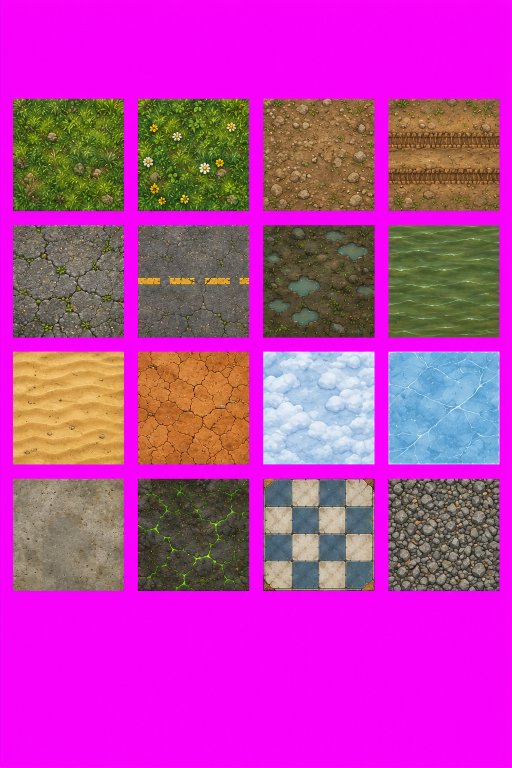
#> input picture Pustosh_GameDev_Package 2/source_sheets/s06_tiles.png, 1024 x 1536 px, given in place of s00_icons_first.png, which was not available (shown at 1/2 size)
$ python cutter.py '../../Pustosh_GameDev_Package 2/source_sheets/s06_tiles.png' '../../Pustosh_GameDev_Package 2/source_sheets/s08_interior.png'
#> lines starting #> are read from the running program, lines starting #| are printed output that depends on the picture; after the words box and inside, x2 and y2 are one past the last pixel; in counts of white or black regions, pixels touching at a corner belong together; pictures that were not available may be replaced by others from this repository, and a replacement may not be noted
"""Нарезка всех листов «Пустоши» на отдельные спрайты.
Запуск: python3 -I cutter.py <src_dir> <out_dir>
"""
import os, sys, json
import numpy as np
from PIL import Image, ImageDraw, ImageFont
from scipy import ndimage

SRC, OUT = sys.argv[1], sys.argv[2]
FONT = ImageFont.truetype('/usr/share/fonts/truetype/dejavu/DejaVuSans.ttf', 12)

# ---------------------------------------------------------------- names
def grid(rows, cols, row_names, col_names, overrides=None):
#> called with rows = 5, cols = 10
    out = []
    for r, rn in enumerate(row_names):
        for c, cn in enumerate(col_names):
            n = (overrides or {}).get((r, c), cn)
            out.append(f'{rn}_{n}' if rn else n)
#> in load, im is the input picture: PIL image 1024x1536 RGB; mean R, G, B 185.2, 61.4, 168.5
    return out

ICONS_FIRST = ['planks','scrap_metal','copper_ore','steel_ingot','canned_food','water_bottle','bandage','medkit',
               'bow','makeshift_pistol_alt','gas_mask','small_backpack']
ICONS_FIRST = ['stone_axe_alt','stone_pickaxe_alt','rusty_wrench_alt','hunting_knife_alt'] + ICONS_FIRST

TOOLS = ['axe_scrap','axe_copper','axe_steel','axe_titanium','pickaxe_scrap','pickaxe_copper','pickaxe_steel','pickaxe_titanium',
 'shovel_wooden','shovel_steel','hammer_builder','hammer_claw','wrench','knife_hunting','knife_skinning_titanium','flashlight',
 'lantern','fishing_rod','canteen','repair_kit','duct_tape','bucket','binoculars','lockpicks','hand_drill']
WEAPONS = ['club_OLD','spear_stone','slingshot','bat_nails','machete','crossbow','pistol_pipe','fire_axe','knuckles_shock',
 'pistol_OLD','shotgun_sawedoff','sledgehammer','sword_steel','shotgun_pump','rifle_hunting_OLD','molotov','grenade',
 'katana_titanium','baton_electric','assault_rifle','sniper_rifle_OLD','flamethrower','plasma_cutter','railgun','energy_rifle']
RESOURCES = ['log','sticks','fiber','stone','clay_OLD','peat','bones','hide','fur','copper_ingot','steel_plates','titanium_ore',
 'titanium_ingot','sand','sulfur','coal','crude_oil','uranium','circuit_board','rags','plastic_OLD','rubber','copper_wire',
 'battery','nails_bolts']
FOOD = ['meat_raw','meat_grilled','fish_raw','fish_grilled','berries','mushrooms','potato','carrot','beans_can','ration',
 'chocolate','honey','water_dirty','water_clean','soda_OLD','coffee','painkillers','antibiotics','antirad','stimulant',
 'splint_OLD','herbal_poultice','disinfectant','antidote_OLD','first_aid_bag']
CLOTHING = ['shirt_ragged','jacket_leather','jacket_winter','robe_desert','hazmat_suit','vest_armor','pants_cargo',
 'pants_winter','sneakers','boots_combat','boots_snow','hat_fur','hat_sun','helmet','respirator','backpack_hiking_OLD',
 'backpack_military','mod_scope','mod_silencer','mod_ext_mag','mod_stock','mod_flashlight_OLD','mod_armor_plate',
 'mod_insulation','ammo_box']
REPL = ['club_wooden','rifle_hunting','sniper_rifle','pistol','clay','plastic',
        'soda','splint','antidote','backpack_hiking','mod_flashlight',
        'bear_trap_closed','turret_head_mg','manhole','hydrant','bus_stop','well',
        'outhouse','gas_kiosk','fishing_hut','guardrail','concrete_barrier','boardwalk']
WALL_MAT = ['wood','logs','brick','steel','concrete']
WALL_PIECE = ['face','top_cap','window','window_boarded','door_opening','door','floor','fence','damage_overlay','rubble']
INTERIOR = ['crate_wood_closed','crate_wood_open','crate_military_closed','crate_military_open','locker','wardrobe',
 'drawers','fridge','safe','dead_backpack','stove','kitchen_sink','table','chair_broken','sofa','bed','bookshelf','tv',
 'office_desk','medical_cabinet','bathtub','toilet','trash_can','cardboard_boxes','tires','campfire_unlit','campfire_coals',
 'workbench_1','workbench_2','workbench_3','forge','smelter','sewing_table','chem_table','gun_bench','generator',
 'electric_bench','repair_pit','garden_empty','garden_sprouts','garden_ripe','rain_barrel','water_purifier','chest_wood',
 'chest_metal','bed_pallets','sleeping_bag','base_core','outpost_beacon','cooking_station']
DEFENSE = ['stakes','spike_barricade','floor_spikes','barbed_wire','bear_trap_open','bear_trap_closed_OLD','tripwire',
 'barrel_explosive','electric_fence','electric_post','sandbags','barricade_doors','watchtower','searchlight','alarm_bell',
 'landmine','fire_trap','turret_base','turret_head_mg_OLD','turret_head_energy','dart_trap','blade_trap','pit_trap',
 'gate_spiked','turret_destroyed']
SUBURB = ['pine','pine_stump','birch','birch_stump','oak','dead_tree','bush_berries','bush_picked','tall_grass','log_fallen',
 'boulder','boulder_mined','rock_remains','scrap_pile','car_hatchback','car_frame','tractor','bus_stop_OLD','fence_picket',
 'well_OLD','outhouse_OLD','scarecrow','greenhouse','power_pole','road_sign']
SWAMP = ['willow','swamp_tree_dead','cattails','lily_pads','peat_mound','clay_deposit','copper_rock','copper_rock_mined',
 'boulder_mossy','mushrooms_glow','fuel_pump','gas_kiosk_OLD','trailer','truck_cab','tires_pile','toxic_barrels',
 'boardwalk_OLD','rowboat','fishing_hut_OLD','guardrail_OLD','concrete_barrier_OLD','drain_pipe','animal_skeleton',
 'motel_sign','fallen_tree_water']
CITY = ['tree_planter','hedge','street_lamp','traffic_light_fallen','car_burnt','patrol_car','bus','ambulance','rubble',
 'building_collapsed','apartment_entrance','shop_front','kiosk','vending_machine','phone_booth','dumpster','bench',
 'hydrant_OLD','road_barriers','checkpoint_tent','manhole_OLD','shopping_cart','billboard','garbage_bags','scrap_pile']
DESERT = ['dry_bush','cactus','sandstone','sulfur_rock','sulfur_rock_mined','coal_rock','coal_rock_mined','oil_seep',
 'pumpjack','drill_rig','excavator','dump_truck','conveyor','mine_cart','mine_entrance','power_tower','water_tower',
 'animal_skull','dune','container','tent','plane_wreck','tumbleweed','explosives_crate','windmill']
TUNDRA = ['spruce','spruce_stump','frozen_tree','boulder','boulder_mined','titanium_rock','titanium_rock_mined',
 'bush_berries','bush_picked','ice_shards','snowdrift','tent_military','truck_wreck','apc_wreck','radar_dish',
 'weather_mast','bunker_entrance','lab_door','fuel_barrels','snowmobile','barbed_fence','watchtower','cabin','icicles',
 'specimen_tank']
EPICENTER = ['mutant_tree','mutant_stump','crystals','crystals_harvested','uranium_rock','uranium_rock_mined',
 'molten_rock','cooling_tower','pipes','lab_module','containment_tank','robot_arm','server_rack','science_desk',
 'decon_shower','rad_sign','hazmat_locker','car_melted','monorail','statue','transformer','satellite_dish','cables',
 'glow_fungus','vault_door']
HERO = ['ref_idle','ref_walk','head_neutral','head_hurt','head_blink','torso','backpack','pelvis','upper_arm',
 'forearm_open','forearm_fist','thigh','shin_boot','head_helmet','head_gasmask','head_furhat']
ENEMY_ROWS = ['walker','crawler','spitter','sprinter','bloated','soldier','glowing']
ENEMY_COLS = ['idle','head','torso','pelvis','upper_arm','forearm','thigh','shin','special']
ENEMY_OVR = {(1, 6): 'rags', (1, 7): 'forearm_2', (1, 8): 'ambush_pose', (0, 8): 'shirt_flap', (2, 8): 'throat_sac',
             (3, 8): 'run_pose', (4, 8): 'blisters', (5, 8): 'helmet', (6, 8): 'coat_flap'}
ANIMAL_ROWS = ['deer','boar','hare','dog','toad','raptor','scorpion','armored_lizard','snow_wolf']
ANIMAL_COLS = ['idle','head','body','front_upper','front_lower','back_upper','back_lower','tail']
ANIMAL_OVR = {(2, 7): 'ears', (4, 7): 'tongue_and_sac', (5, 3): 'arm_upper', (5, 4): 'arm_lower', (5, 5): 'leg_upper',
              (5, 6): 'leg_lower', (6, 3): 'pincer_arm', (6, 4): 'pincer_claw', (6, 5): 'leg_upper',
              (6, 6): 'leg_lower', (6, 7): 'tail_stinger'}
BOSS_ROWS = [
 ['butcher_' + n for n in ['idle','phase2','head','torso','arm','leg','hook_chain','trophy_key']],
 ['queen_' + n for n in ['idle','phase2','head','body','front_leg','back_leg','egg_sacs','trophy_jar']],
 ['tyrant_' + n for n in ['idle','phase2','head','leg','arm','tail','trophy_fang']],
 ['devourer_' + n for n in ['idle','phase2','head_mouth','segment','teeth_ring','mouth_alt','tail_segment','armor_plate','trophy_heart']],
 ['frost_' + n for n in ['idle','phase2','head','body','front_leg','back_leg','tail','trophy_core','ice_shard']],
 ['zero_' + n for n in ['idle','phase2','head','torso','arm','tentacle','lower_body','trophy_medallion']],
]
TRANSPORT = ['bicycle_body','bicycle_wheel','moped_body','moped_wheel','quad_body','quad_wheel','moto_body','moto_wheel',
 'pickup_body','pickup_wheel','buggy_body','buggy_wheel','snowcat_body','snowcat_track','pickup_armor_kit','roof_rack']
EFFECT_ROWS = [['spark_1','spark_2','spark_3','dust_1','dust_2'],
               ['dust_3','smoke_1','smoke_2','flame_1','flame_2'],
               ['flame_3','flame_4','flame_5','flame_6','explosion_1'],
               ['explosion_2','explosion_3','explosion_4','explosion_5','muzzle_1'],
               ['muzzle_2','slime_1','slime_2','rad_aura','sparkle_1'],
               ['sparkle_2','water_splash']]
UI_ROWS = [['bar_frame','bar_fill_red','icon_hunger','icon_thirst','icon_temperature'],
           ['icon_radiation','icon_stamina','slot','slot_selected','slot_green'],
           ['slot_blue','slot_purple','slot_orange','joystick_base','joystick_knob'],
           ['btn_action','btn_attack','btn_dodge','btn_build','panel_9slice'],
           ['button_plate_9slice','btn_close','marker_pin','marker_boss','clock_day_night']]
TILES = ['grass','grass_flowers','dirt','dirt_road_h','asphalt_cracked','asphalt_line_h','swamp_mud','water_shallow',
         'sand','clay_cracked','snow','ice','concrete','scorched_rad','ceramic_floor','gravel']

# ---------------------------------------------------------------- keying
def key_alpha(rgb, key):
#> called with key = 'magenta'
    R, G, B = rgb[..., 0], rgb[..., 1], rgb[..., 2]
    if key == 'magenta':
        m = np.clip((np.minimum(R, B) - G - 25) / 110, 0, 1); K = np.array([255, 0, 255], np.float32)
    elif key == 'blue':
        m = np.clip((B - np.maximum(R, G) - 35) / 95, 0, 1); K = np.array([0, 0, 255], np.float32)
    elif key == 'black':
        a = np.clip(rgb.max(axis=2) / 255 * 1.15, 0, 1)
        col = np.clip(rgb / np.maximum(a, 1e-3)[..., None], 0, 255)
        a[a < 0.06] = 0
        return a, col
    alpha = 1 - m
    alpha[alpha < 0.12] = 0
#> alpha: shape (1536, 1024) float32; min 0, max 1, mean 0.507
    col = (rgb - (1 - alpha[..., None]) * K) / np.maximum(alpha, 1e-3)[..., None]
    col = np.clip(col, 0, 255)
    edge = alpha < 0.98
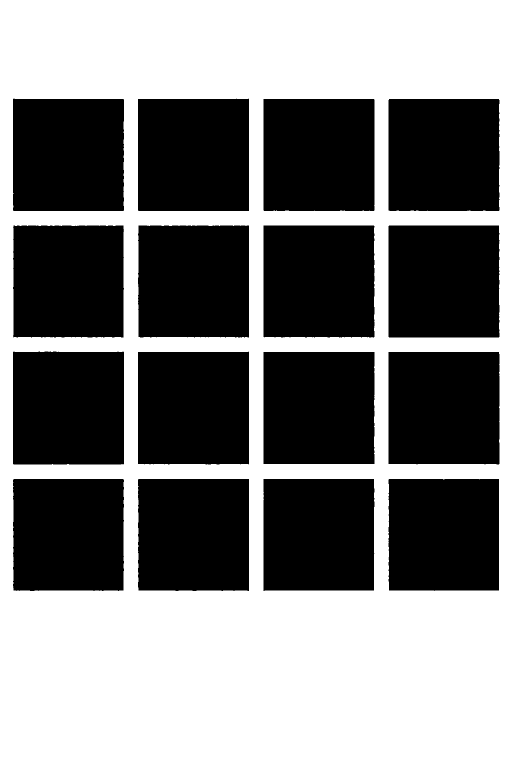
#> edge: shape (1536, 1024) bool (shown at 1/2 size); 49.6% white; 1 white region, box (x1, y1, x2, y2) and area: (0, 0, 1024, 1536) 780693
    if key == 'magenta':
        sp = np.clip(np.minimum(col[..., 0], col[..., 2]) - col[..., 1] - 20, 0, None)
        col[..., 0] = np.where(edge, col[..., 0] - sp * .7, col[..., 0]); col[..., 2] = np.where(edge, col[..., 2] - sp * .7, col[..., 2])
    else:
        mx = np.maximum(col[..., 0], col[..., 1])
        col[..., 2] = np.where(edge, np.minimum(col[..., 2], mx * 0.9 + 6), col[..., 2])
        # purple fringe: red lifted by blue haze on thin beams
        purple = edge & (col[..., 0] > col[..., 1] + 25)
        col[..., 0] = np.where(purple, col[..., 1] + 25, col[..., 0])
    return alpha, col

def load(path, key):
    im = Image.open(path)
    if im.mode == 'RGBA' and np.asarray(im)[..., 3].min() < 250:
        a = np.asarray(im).astype(np.float32)
        return a[..., 3] / 255, a[..., :3]
    rgb = np.asarray(im.convert('RGB')).astype(np.float32)
    return key_alpha(rgb, key)

# ---------------------------------------------------------------- components
def components(alpha, dil, min_frac=0.00012):
#> called with dil = 3, min_frac = 0.00012
    mask = alpha > 0.06
#> mask: shape (1536, 1024) bool; 50.9% white; 1 black region, box (x1, y1, x2, y2) and area: (0, 0, 1024, 1536) 772908
    big = ndimage.binary_dilation(mask, iterations=dil)
#> big: shape (1536, 1024) bool; 53.6% white; 1 black region, box (x1, y1, x2, y2) and area: (0, 0, 1024, 1536) 729837
    lab, n = ndimage.label(big)
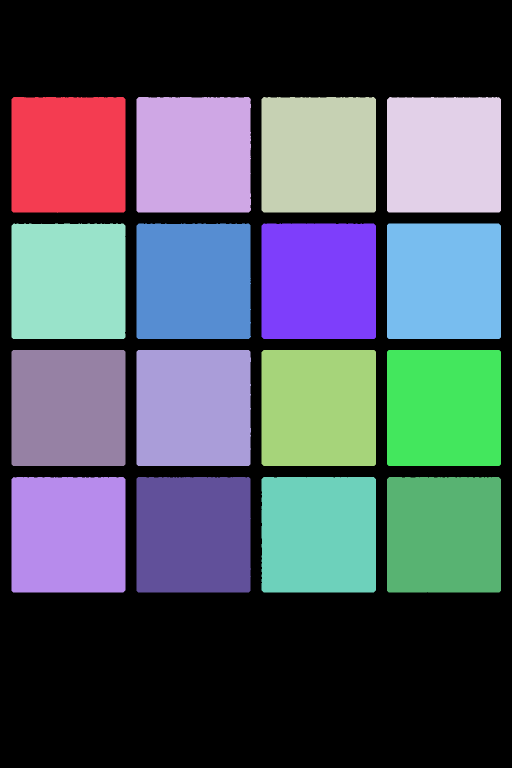
#> lab: shape (1536, 1024) int32 (shown at 1/2 size); 17 distinct labels, from 0 to 16; one colour per label, 0 black
#> n = 16
    H, W = mask.shape
    comps = []
    for i, sl in enumerate(ndimage.find_objects(lab)):
        reg = (lab[sl] == i + 1) & mask[sl]
        area = reg.sum()
        if area < min_frac * H * W:
            continue
        ys, xs = np.nonzero(reg)
        comps.append(dict(id=i + 1, sl=sl, area=area, cy=sl[0].start + ys.mean(), cx=sl[1].start + xs.mean(),
                          x0=sl[1].start, x1=sl[1].stop, y0=sl[0].start, y1=sl[0].stop))
#> this loop made 16 passes
#> area on passes 1 to 8: 49855, 49906, 50038, 49771, 49793, 49830, 50138, 49949
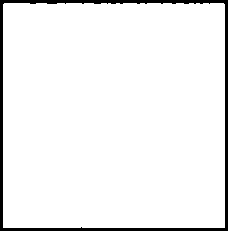
#> reg: shape (231, 228) bool; 94.7% white; 1 black region, box (x1, y1, x2, y2) and area: (0, 0, 228, 231) 2778
#> after the loop, comps = 16 items
    return lab, mask, comps

def group_grid(comps, H, W, rows, cols):
#> called with H = 1536, W = 1024, rows = 4, cols = 4
    g = {}
    for c in comps:
        r = min(rows - 1, int(c['cy'] / (H / rows))); k = min(cols - 1, int(c['cx'] / (W / cols)))
        g.setdefault(r * cols + k, []).append(c)
#> this loop made 16 passes
#> (r, k) on passes 1 to 8: (0, 0), (0, 1), (0, 2), (0, 3), (1, 0), (1, 1), (1, 2), (1, 3)
#> after the loop, g = 12 items
#> the loop `for idx, name in enumerate(names):` made 16 passes
#> pass 1, in extract, `img = img.crop(bb)`:
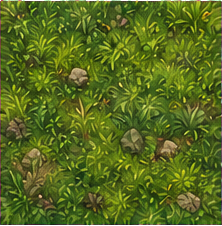
#> img: PIL image 222x226 RGBA; mean R, G, B, A 85.6, 106.5, 29.4, 252.9; transparent parts drawn white
#> after the loop `for idx, name in enumerate(names):`: issues = ['empty cell 13 (bow)', 'empty cell 14 (makeshift_pistol_alt)', 'empty cell 15 (gas_mask)', 'empty cell 16 (small_backpack)']; items = 12 items
#> the loop `for name, img in items:` made 12 passes
#> pass 1, `img.save(f'{OUT}/{folder}/{name}.png', optimize=True)`:
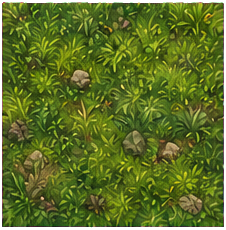
#> saved as stone_axe_alt.png: PIL image 226x230 RGBA; mean R, G, B, A 82.6, 102.8, 28.4, 244.1; transparent parts drawn white
    return g

# [46 lines left out: functions group_rows, fit_groups, not called in this run]

def extract(alpha, col, lab, mask, group, pad=2):
    y0 = min(c['y0'] for c in group); y1 = max(c['y1'] for c in group)
    x0 = min(c['x0'] for c in group); x1 = max(c['x1'] for c in group)
    sel = np.zeros((y1 - y0, x1 - x0), bool)
    for c in group:
        sel |= (lab[y0:y1, x0:x1] == c['id'])
    sel &= mask[y0:y1, x0:x1]
    a = np.where(sel, alpha[y0:y1, x0:x1], 0)
    img = Image.fromarray(np.dstack([col[y0:y1, x0:x1], a * 255]).astype(np.uint8), 'RGBA')
    bb = img.getbbox()
    img = img.crop(bb)
    out = Image.new('RGBA', (img.width + 2 * pad, img.height + 2 * pad))
    out.paste(img, (pad, pad))
    return out

# ---------------------------------------------------------------- tiles
# [14 lines left out: function seamless, not called in this run]

# ---------------------------------------------------------------- preview
def preview(items, cols, title):
#> called with cols = 6, title = 's00_icons_first.png -> icons/base'
    cw = 170; rows = (len(items) + cols - 1) // cols
#> after `rows = (len(items) + cols - 1) // cols`: rows = 2
    cv = Image.new('RGB', (cols * cw, rows * (cw + 22) + 26), (48, 50, 45)); d = ImageDraw.Draw(cv)
    d.text((6, 6), title, fill=(255, 220, 120), font=FONT)
    for i, (name, img) in enumerate(items):
        x, y = (i % cols) * cw, 26 + (i // cols) * (cw + 22)
        for yy in range(0, cw, 17):
            for xx in range(0, cw, 17):
                if (xx // 17 + yy // 17) % 2 == 0:
                    d.rectangle([x + xx, y + yy, x + xx + 16, y + yy + 16], fill=(60, 62, 56))
        t = img.copy(); t.thumbnail((cw - 12, cw - 12))
        cv.paste(t, (x + (cw - t.width) // 2, y + (cw - t.height) // 2), t if t.mode == 'RGBA' else None)
        colr = (255, 140, 120) if name.endswith('_OLD') else (230, 226, 214)
        d.text((x + 4, y + cw + 3), name[:26], fill=colr, font=FONT)
#> this loop made 12 passes
#> (name, x, y) on passes 1 to 8: ('stone_axe_alt', 0, 26), ('stone_pickaxe_alt', 170, 26), ('rusty_wrench_alt', 340, 26), ('hunting_knife_alt', 510, 26), ('planks', 680, 26), ('scrap_metal', 850, 26), ('copper_ore', 0, 218), ('steel_ingot', 170, 218)
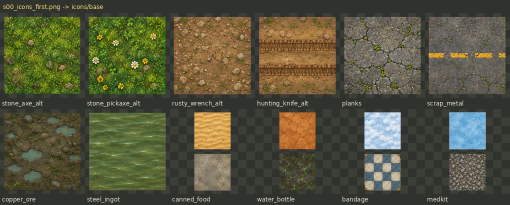
#> cv: PIL image 1020x410 RGB (shown at 1/2 size); mean R, G, B 86.2, 84.5, 60.8
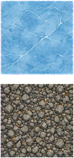
#> t: PIL image 74x158 RGBA; mean R, G, B, A 106.6, 132, 145.3, 233.2; transparent parts drawn white
    return cv

# ---------------------------------------------------------------- run
JOBS = [
 # file, folder, mode, key, layout, names
 ('s00_icons_first.png', 'icons/base', 'grid', 'magenta', (4, 4), ICONS_FIRST),
 ('s01_icons_tools.png', 'icons/tools', 'grid', 'magenta', (5, 5), TOOLS),
 ('s02_icons_weapons.png', 'icons/weapons', 'grid', 'magenta', (5, 5), WEAPONS),
 ('s03_icons_resources.png', 'icons/resources', 'grid', 'magenta', (5, 5), RESOURCES),
 ('s04_icons_food_medicine.png', 'icons/food_medicine', 'grid', 'magenta', (5, 5), FOOD),
 ('s05_icons_clothing_mods.png', 'icons/clothing_mods', 'grid', 'magenta', (5, 5), CLOTHING),
 ('s09_replacements.png', 'replacements', 'grid', 'magenta', (4, 6), REPL[:11] + [None] + REPL[11:]),
 ('s07_walls.png', 'building/walls', 'grid', 'magenta', (5, 10), grid(5, 10, WALL_MAT, WALL_PIECE)),
 ('s08_interior.png', 'world/interior', 'grid', 'magenta', (5, 10), INTERIOR),
 ('s10_defense.png', 'world/defense', 'grid', 'magenta', (5, 5), DEFENSE),
 ('s11_biome1_suburb.png', 'world/biome1_suburb', 'grid', 'magenta', (5, 5), SUBURB),
 ('s12_biome2_swamp.png', 'world/biome2_swamp', 'grid', 'magenta', (5, 5), SWAMP),
 ('s13_biome3_city.png', 'world/biome3_city', 'grid', 'magenta', (5, 5), CITY),
 ('s14_biome4_desert.png', 'world/biome4_desert', 'grid', 'blue', (5, 5), DESERT),
 ('s15_biome5_tundra.png', 'world/biome5_tundra', 'grid', 'magenta', (5, 5), TUNDRA),
 ('s16_biome6_epicenter.png', 'world/biome6_epicenter', 'grid', 'magenta', (5, 5), EPICENTER),
 ('s17_hero.png', 'characters/hero', 'grid', 'magenta', (4, 4), HERO),
 ('s18_enemies.png', 'characters/enemies', 'rows', 'magenta', None, [grid(1, 9, [r], ENEMY_COLS, {(0, c): v for (rr, c), v in ENEMY_OVR.items() if rr == i}) for i, r in enumerate(ENEMY_ROWS)]),
 ('s19_animals.png', 'characters/animals', 'rows', 'magenta', None, [grid(1, 8, [r], ANIMAL_COLS, {(0, c): v for (rr, c), v in ANIMAL_OVR.items() if rr == i}) for i, r in enumerate(ANIMAL_ROWS)]),
 ('s20_bosses.png', 'characters/bosses', 'rows', 'magenta', None, BOSS_ROWS),
 ('s21_transport.png', 'vehicles', 'grid', 'magenta', (4, 4), TRANSPORT),
 ('s22_effects.png', 'effects', 'rowgrid', 'black', 5, EFFECT_ROWS),
 ('s23_ui.png', 'ui', 'rows', 'magenta', None, UI_ROWS),
]

report = {}
os.makedirs(f'{OUT}/_previews', exist_ok=True)
for fname, folder, mode, key, layout, names in JOBS:
#> (the run stopped early here; a loop or call above may not have finished)
